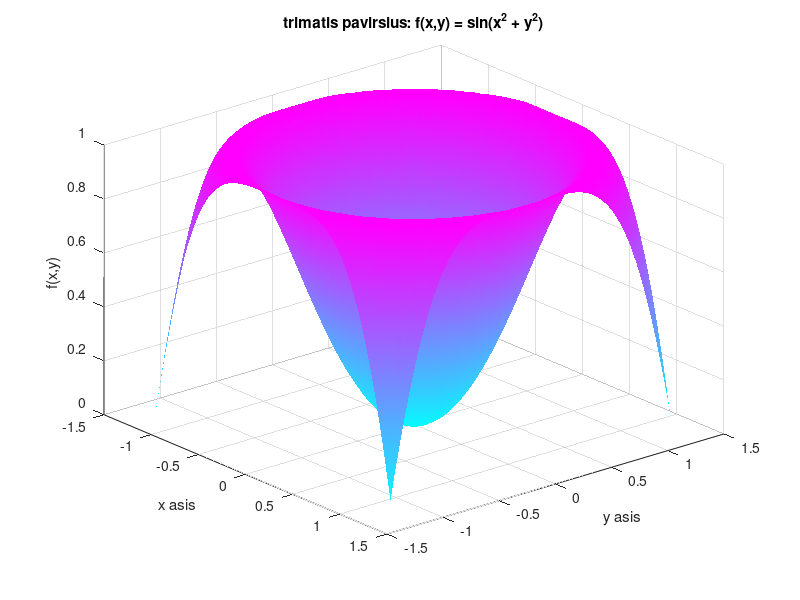
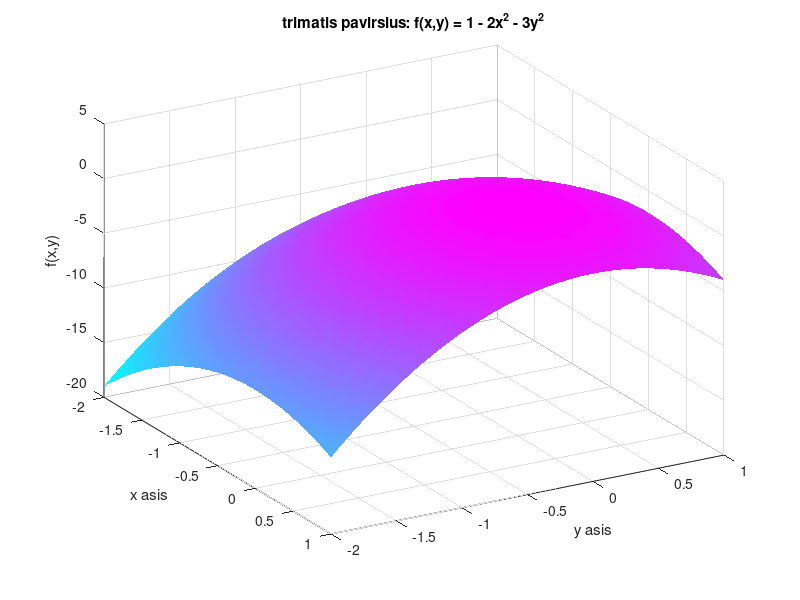
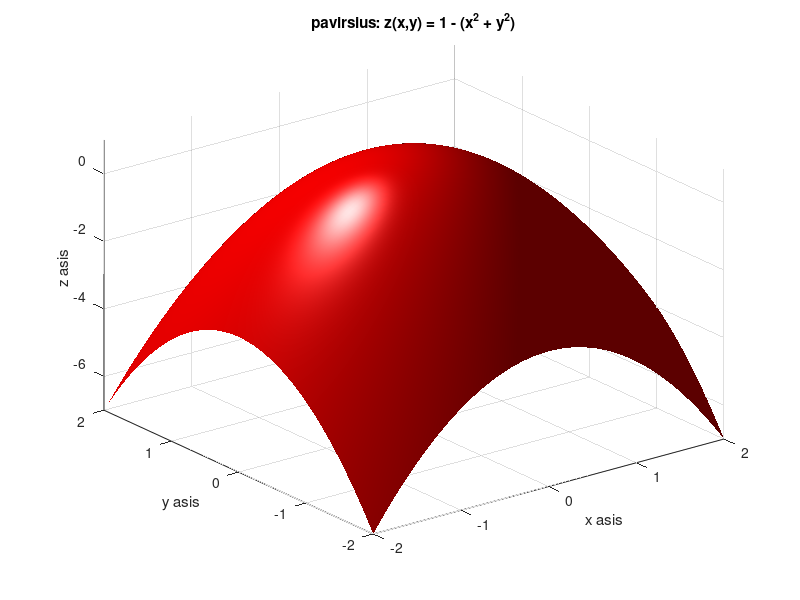

Recreate these plots in MATLAB, in order.
% Agne Banitauskaite
% EEf-25/2
% 2026/09/29
% 4 laboratorinis darbas
% 5 variantas

% 1 uzduotis

% a dalis

figure(1);

x_vektorius = (2*rand(1,200)-1).*sqrt(pi/2);
y_vektorius = (2*rand(1,200)-1).*sqrt(pi/2);

[X, Y] = meshgrid(sort(x_vektorius), sort(y_vektorius));

Z = sin(X.^2 + Y.^2);

surf(X, Y, Z);

colormap('cool');
shading interp;

view(50, 30);

title('trimatis pavirsius: f(x,y) = sin(x^2 + y^2)');
xlabel('x asis');
ylabel('y asis');
zlabel('f(x,y)');
grid on


% b dalis

figure(2);

x = linspace(-2, 1, 100);
y = linspace(-2, 1, 100);
[X, Y] = meshgrid(x, y);

Z = 1 - 2*X.^2 - 3*Y.^2;

surf(X, Y, Z);

colormap('cool');
shading interp;

view(60, 30);

title('trimatis pavirsius: f(x,y) = 1 - 2x^2 - 3y^2');
xlabel('x asis');
ylabel('y asis');
zlabel('f(x,y)');
grid on


% papildoma uzduotis


x = linspace(-2, 2, 100);
y = linspace(-2, 2, 100);
[X, Y] = meshgrid(x, y);

Z = 1 - (X.^2 + Y.^2);

figure(3);

pavirsius = surf(X, Y, Z, 'FaceColor', 'r', 'EdgeColor', 'none');

camlight('left');
lighting gouraud;

title('pavirsius: z(x,y) = 1 - (x^2 + y^2)');
xlabel('x asis');
ylabel('y asis');
zlabel('z asis');
grid on;
axis tight
